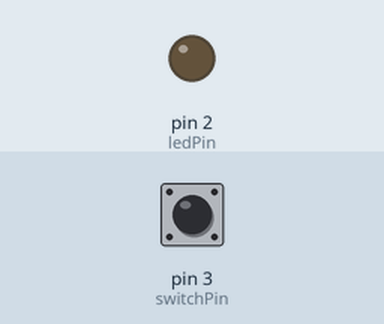
The sketch below on a simulated Arduino Uno, built with avr-gcc and run on an emulated ATmega328P. Shown: output pins drawn as LEDs (lit = HIGH). The inputs (shaded band) are chosen by the test bench; at power-on: pin 3 (switchPin) LOW.

Above: at 1.2 s.
1.3 s: pin 3 (switchPin) pulled HIGH for 0.15 s
At 1.37 s:
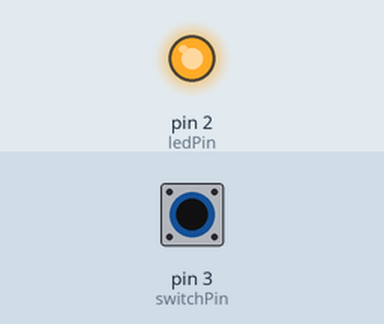
2.9 s: pin 3 (switchPin) pulled HIGH for 3.2 s
At 6.5 s:
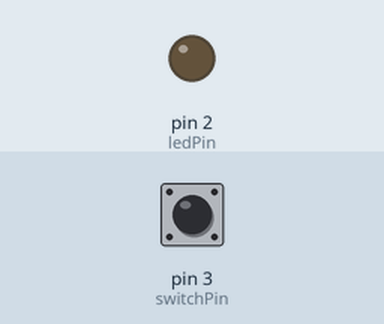
Timing chart, 0 to 8.0 s (numbered marks = the images above; inputs shaded):
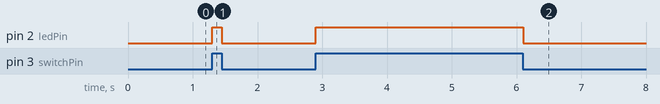

Measured:
- after the input at 1.3 s, pin 2 (ledPin): LOW → HIGH at once, → LOW 0.15 s later
- after the input at 2.9 s, pin 2 (ledPin): LOW → HIGH at once, → LOW 3.2 s later

The sketch:

switchlight.ino
```cpp
const int ledPin = 2;
const int switchPin = 3;

void setup()
{
  pinMode(ledPin, OUTPUT);
  pinMode(switchPin, INPUT);
}

void loop()
{
  int switchVal = digitalRead(switchPin);
  if (switchVal == HIGH)
  {
    digitalWrite(ledPin, HIGH);
  }
  else
  {
    digitalWrite(ledPin, LOW);
  }
  delay(1);
}
```
